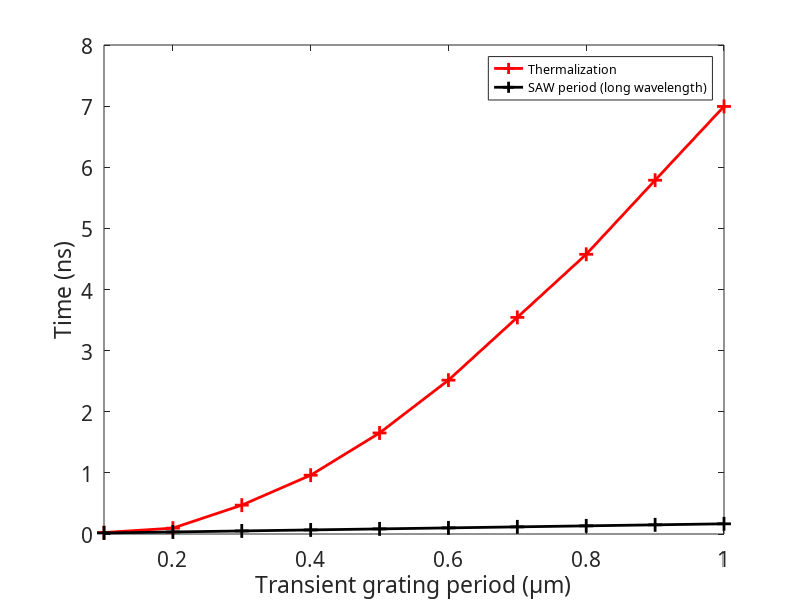
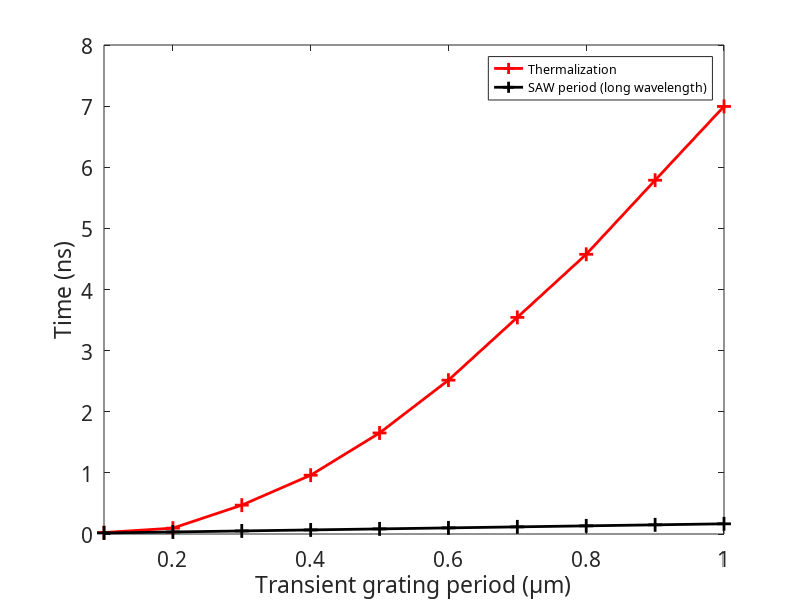

These figures' MATLAB source, in order:
% Script to plot curve : Thermalization time as a function of TG period

%  Write by Valentin Besse
% CC-BY-SA

clearvars,
close all,
clc,

textSize = 18;  % text size (for plot)
lineWidth = 3;  % line width (for plot)

cSAW = 6000;    % velocity of surface acoustic wave

TG = [0.1,0.2,0.3,0.4,0.5,0.6,0.7,0.8,0.9,1];
% tTherm1 = [14,55,120,215,342,480,661,879,1076,1369];
tTherm1 = [24,96,472,962,1653,2517,3544,4576,5788,6995]; % thermalization time with right value for Kapitza resistance

legendPlot{1} = 'Thermalization';
legendPlot{2} = 'SAW period (long wavelength)';

omegaSAW = cSAW.*(2*pi)./(TG.*1e-6);

fSAW = omegaSAW./(2*pi);

tSAW = 1./fSAW;

nt = length(TG);

for ii = 1:nt
    
    fprintf('For TG period = %1.1f um \t Thermalization time = %u ps \t Acoustic period = %3.0f ps.\n',TG(ii),tTherm1(ii),tSAW(ii)/1e-12);
    
end

% figure(1)
% plot(TG,fSAW/1e12,'-k','LineWidth',lineWidth-1,'Marker','+','MarkerSize',10)
% ylabel('THz'),
% xlabel('TG period (um)')
% 
% figure(2)
% plot(TG,tSAW./1e-12,'-k','LineWidth',lineWidth-1,'Marker','+','MarkerSize',10)
% ylabel('Acoustic period (ps)'),
% xlabel('TG period (um)')

figure(3)
plot(TG,tTherm1,'-r','LineWidth',lineWidth-1,'Marker','+','MarkerSize',10);
hold on
% plot(TG,tTherm2,'-b','LineWidth',lineWidth-1,'Marker','+','MarkerSize',10);
plot(TG,tSAW./1e-12,'-k','LineWidth',lineWidth-1,'Marker','+','MarkerSize',10);
hold off
% set(gca,'MarkerSize',10);
axis('tight');
set(gca,'YDir','normal');
set(gca,'FontName','CMU Serif','FontSize',textSize-3,'FontWeight','normal');
xlabel('Transient grating period (\mum)');
ylabel('Time (ns)');
% set(gcf,'units','normalized','outerposition',[0 0 1 1])
set(gcf,'units','normalized','outerposition',[0 0 0.5 0.5])
xlim([0.1 1]);
ylim([0 8000]);
set(gca,'YTick',[0 1 2 3 4 5 6 7 8].*1e3);
set(gca,'YTickLabel',[0 1 2 3 4 5 6 7 8]);
filename = 'tThermVsTGPeriodCoFeB';
legend(legendPlot,'FontName','CMU Serif','FontSize',textSize-9,'FontWeight','normal')
print('-opengl',strcat(filename,'.png'),'-dpng','-loose');
print('-opengl',strcat(filename,'.eps'),'-depsc2','-loose');